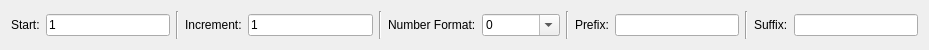
<?xml version="1.0" encoding="UTF-8"?>
<ui version="4.0">
 <class>Counter</class>
 <widget class="QWidget" name="Counter">
  <property name="geometry">
   <rect>
    <x>0</x>
    <y>0</y>
    <width>929</width>
    <height>50</height>
   </rect>
  </property>
  <layout class="QHBoxLayout">
   <item>
    <widget class="QLabel" name="StartLabel">
     <property name="text">
      <string>Start:</string>
     </property>
     <property name="buddy">
      <cstring>Start</cstring>
     </property>
    </widget>
   </item>
   <item>
    <widget class="RMathLineEdit" name="Start">
     <property name="text">
      <string notr="true">1</string>
     </property>
    </widget>
   </item>
   <item>
    <widget class="Line" name="line">
     <property name="orientation">
      <enum>Qt::Vertical</enum>
     </property>
    </widget>
   </item>
   <item>
    <widget class="QLabel" name="IncrementLabel">
     <property name="text">
      <string>Increment:</string>
     </property>
     <property name="buddy">
      <cstring>Increment</cstring>
     </property>
    </widget>
   </item>
   <item>
    <widget class="RMathLineEdit" name="Increment">
     <property name="text">
      <string notr="true">1</string>
     </property>
    </widget>
   </item>
   <item>
    <widget class="Line" name="line_2">
     <property name="orientation">
      <enum>Qt::Vertical</enum>
     </property>
    </widget>
   </item>
   <item>
    <widget class="QLabel" name="label">
     <property name="text">
      <string>Number Format:</string>
     </property>
     <property name="buddy">
      <cstring>NumberFormat</cstring>
     </property>
    </widget>
   </item>
   <item>
    <widget class="QComboBox" name="NumberFormat">
     <property name="editable">
      <bool>true</bool>
     </property>
     <item>
      <property name="text">
       <string notr="true">0</string>
      </property>
     </item>
     <item>
      <property name="text">
       <string notr="true">00</string>
      </property>
     </item>
     <item>
      <property name="text">
       <string notr="true">000</string>
      </property>
     </item>
     <item>
      <property name="text">
       <string notr="true">0000</string>
      </property>
     </item>
     <item>
      <property name="text">
       <string notr="true">0.0</string>
      </property>
     </item>
     <item>
      <property name="text">
       <string notr="true">0.00</string>
      </property>
     </item>
     <item>
      <property name="text">
       <string notr="true">0.000</string>
      </property>
     </item>
     <item>
      <property name="text">
       <string notr="true">00.00</string>
      </property>
     </item>
     <item>
      <property name="text">
       <string notr="true">0[.]0</string>
      </property>
     </item>
     <item>
      <property name="text">
       <string notr="true">0[.]00</string>
      </property>
     </item>
     <item>
      <property name="text">
       <string notr="true">0[.]000</string>
      </property>
     </item>
     <item>
      <property name="text">
       <string notr="true">0.0[00]</string>
      </property>
     </item>
     <item>
      <property name="text">
       <string notr="true">00:00:00</string>
      </property>
     </item>
    </widget>
   </item>
   <item>
    <widget class="Line" name="line_3">
     <property name="orientation">
      <enum>Qt::Vertical</enum>
     </property>
    </widget>
   </item>
   <item>
    <widget class="QLabel" name="PrefixLabel">
     <property name="text">
      <string>Prefix:</string>
     </property>
     <property name="buddy">
      <cstring>Prefix</cstring>
     </property>
    </widget>
   </item>
   <item>
    <widget class="QLineEdit" name="Prefix">
     <property name="text">
      <string notr="true"/>
     </property>
     <property name="alignment">
      <set>Qt::AlignRight|Qt::AlignTrailing|Qt::AlignVCenter</set>
     </property>
     <property name="clearButtonEnabled">
      <bool>false</bool>
     </property>
    </widget>
   </item>
   <item>
    <widget class="Line" name="line_4">
     <property name="orientation">
      <enum>Qt::Vertical</enum>
     </property>
    </widget>
   </item>
   <item>
    <widget class="QLabel" name="SuffixLabel">
     <property name="text">
      <string>Suffix:</string>
     </property>
     <property name="buddy">
      <cstring>Suffix</cstring>
     </property>
    </widget>
   </item>
   <item>
    <widget class="QLineEdit" name="Suffix"/>
   </item>
  </layout>
 </widget>
 <customwidgets>
  <customwidget>
   <class>RMathLineEdit</class>
   <extends>QLineEdit</extends>
   <header>RMathLineEdit.h</header>
  </customwidget>
 </customwidgets>
 <resources/>
 <connections/>
</ui>
